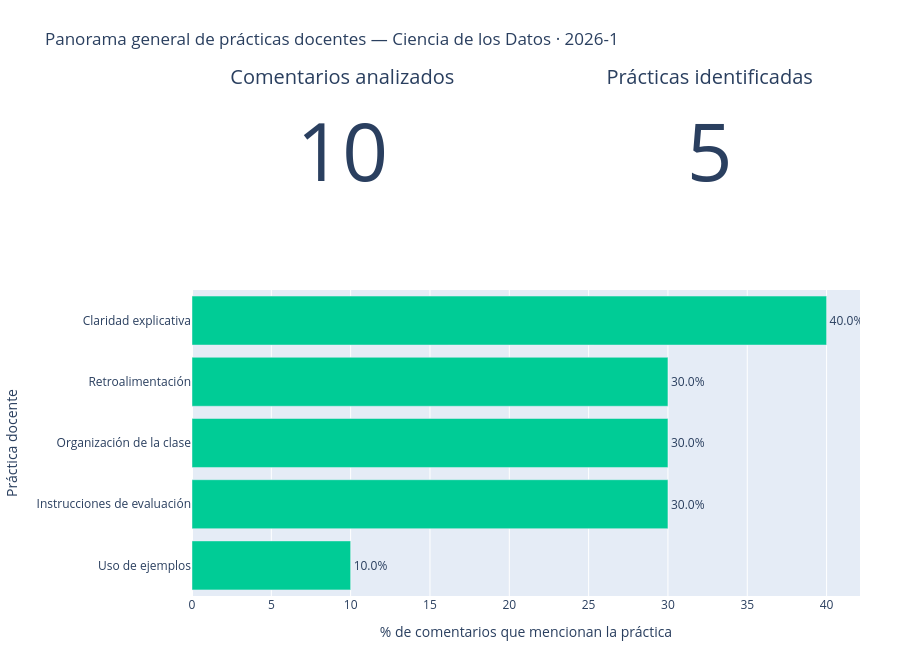

Notebook code cell kept with this figure:
### Markdown cell above
### Ejemplo de filtro

Los indicadores deben recalcularse cuando cambia la asignatura o el período.  
La siguiente celda demuestra el mismo cálculo para una combinación concreta.

### Code cell
ASIGNATURA_EJEMPLO = "Ciencia de los Datos"
PERIODO_EJEMPLO = "2026-1"

N_filtrado, indicadores_filtrados, _ = calcular_indicadores(
    comentarios,
    menciones,
    asignatura=ASIGNATURA_EJEMPLO,
    periodo=PERIODO_EJEMPLO
)

print(f"Contexto: {ASIGNATURA_EJEMPLO} · {PERIODO_EJEMPLO}")
print("Comentarios únicos:", N_filtrado)
display(indicadores_filtrados)

construir_tablero_panorama(
    comentarios,
    menciones,
    asignatura=ASIGNATURA_EJEMPLO,
    periodo=PERIODO_EJEMPLO
).show()

### Figure 1 — Plotly figure (JSON) as saved in the notebook; plotly's stock layout.template omitted (floating-point values rounded to 4 significant figures)
{"data": [{"domain": {"x": [0, 0.45], "y": [0.7648, 1]}, "mode": "number", "title": {"text": "Comentarios analizados"}, "type": "indicator", "value": 10}, {"domain": {"x": [0.55, 1], "y": [0.7648, 1]}, "mode": "number", "title": {"text": "Prácticas identificadas"}, "type": "indicator", "value": 5}, {"customdata": [[4], [3], [3], [3], [1]], "hovertemplate": "<b>%{y}</b><br>Comentarios: %{customdata[0]}<br>Porcentaje: %{x:.2f}%<extra></extra>", "name": "% de comentarios", "orientation": "h", "text": ["40.0%", "30.0%", "30.0%", "30.0%", "10.0%"], "textposition": "outside", "type": "bar", "x": [40.0, 30.0, 30.0, 30.0, 10.0], "xaxis": "x", "y": ["Claridad explicativa", "Instrucciones de evaluación", "Organización de la clase", "Retroalimentación", "Uso de ejemplos"], "yaxis": "y"}], "layout": {"height": 650, "margin": {"b": 40, "l": 40, "r": 40, "t": 90}, "showlegend": false, "title": {"text": "Panorama general de prácticas docentes — Ciencia de los Datos · 2026-1"}, "xaxis": {"anchor": "y", "domain": [0, 1], "rangemode": "tozero", "title": {"text": "% de comentarios que mencionan la práctica"}}, "yaxis": {"anchor": "x", "categoryorder": "total ascending", "domain": [0, 0.6048], "title": {"text": "Práctica docente"}}}}
